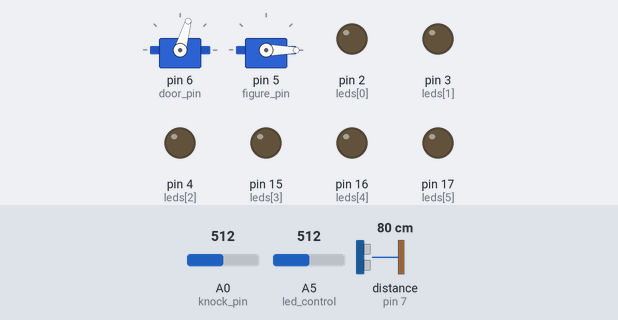
A sketch run on a simulated Arduino Uno, built with avr-gcc and run on an emulated ATmega328P. On the bench: 2 × servo, output pins drawn as LEDs (lit = HIGH). The test bench sets the inputs (shaded band); at power-on: A5 (led_control) = 512, distance to the obstacle (sensor on pin 7) 80 cm, A0 (knock_pin) = 512. The echo pulse lasts 58.3 µs per cm; storage starts empty; random numbers use the default seed unless the sketch sets one; the audio player accepts every command and is not drawn; pins used as bus, display or sensor lines are not drawn.

Above: at 15.66 s.
15.7 s: A5 (led_control) set to 900
At 16.42 s:
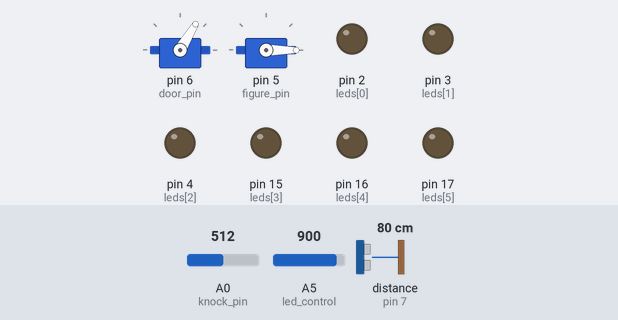
At 19.45 s:
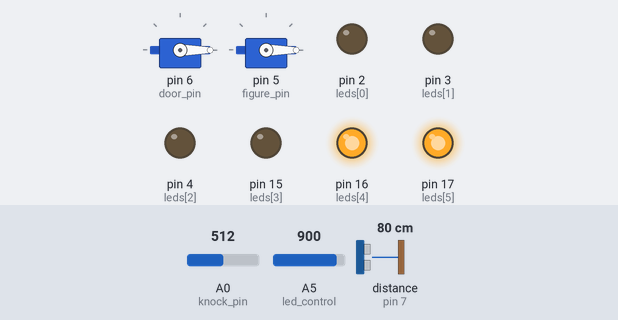
22.9 s: distance to the obstacle (sensor on pin 7) set to 54 cm
30.1 s: distance to the obstacle (sensor on pin 7) set to 45 cm
37.3 s: A5 (led_control) set to 1023
At 38.93 s:
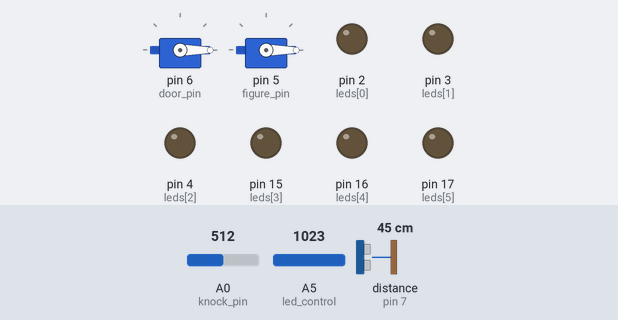
44.5 s: distance to the obstacle (sensor on pin 7) set to 60 cm
Timing chart, 0 to 52.7 s (numbered marks = the images above; inputs shaded):
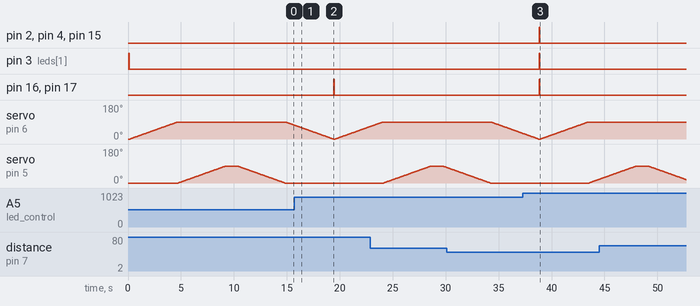

The sketch:

controller.ino
```cpp
#include <SD.h>
#include <TMRpcm.h>
#include <SPI.h>
#include <Servo.h>

TMRpcm music; // Initializing the object.
const int knock_threshold = 100; // The threshold for knock detection; can't be experimentally determined without having an access to the Arduino.
const float distance_threshold = 50.0f; // Distance threshold for the ultrasonic sensor: when has the user left? Currently set at 50 cm.

const int knock_pin = A0;
const int sd_pin = 10;
const int speaker_pin = 9;
const int trig_pin = 8;
const int echo_pin = 7; // For the ultrasonic sensor
const int door_pin = 6;
const int figure_pin = 5;
const int leds[6] = {2, 3, 4, 15, 16, 17}; // Analog pins are used for three LEDs.

Servo door;
Servo figure;

int volume = 3;

enum States{IDLE, OPEN, WAIT, CLOSE, DONT_CARE};
States state = IDLE;

bool check_distance() { // Measures the time taken to receive the ultrasonic sensor's pulse and calculates the distance; returns true if the distance exceeds the threshold.
  long duration, cm;

  pinMode(trig_pin, OUTPUT);
  digitalWrite(trig_pin, LOW);
  delayMicroseconds(2);
  digitalWrite(trig_pin, HIGH);
  delayMicroseconds(5);
  digitalWrite(trig_pin, LOW);

  pinMode(echo_pin, INPUT);
  duration = pulseIn(echo_pin, HIGH);

  cm = duration / 29 / 2;

  if (cm > distance_threshold) {
    return true;
  }

  return false;
}

void setup()
{
  Serial.begin(9600);
  music.speakerPin = speaker_pin;

  if (!SD.begin(sd_pin)) {  // Checking if the card is present and can be initialized; exit if not.
    Serial.println("Couldn't initialize the SD card.");
    return;
  }

  door.attach(door_pin);
  figure.attach(figure_pin);

  door.write(0);
  figure.write(0);

  for (int i = 0; i <= 5; i++) {
	  pinMode(leds[i], OUTPUT); // Initializing all the 6 LEDs.
  }

  music.setVolume(volume);
  music.play("1.wav"); // Start playing the song.
  music.loop(1);
}

void loop() {
  switch(state) {
    case IDLE: {
      led_control(false); // Flash the LEDs.
      door.write(0);
      figure.write(0); // Ensuring the door remains closed and the figure inside when IDLE.

      if(analogRead(knock_pin) >= knock_threshold) { // Oooh, someone's at the door!
        state = OPEN;
      }

      break;
    }

    case OPEN: {
      music.stopPlayback(); // Stops the current track.
      led_control(true); // Reset the LEDs.

      servo_control(true);
      music.play("2.wav"); // Let the figure "speak" after it has been revealed.
      music.loop(0);

      state = WAIT;
      break;
    }

    case WAIT: {
      if (check_distance()) { // If the user has left, switch to state CLOSE.
        state = CLOSE;
        delay(1000);
      }

      break;
    }

    case CLOSE: {
      servo_control(false);
      state = IDLE;

      if (volume == 7) {
	state = DONT_CARE;
      } else {
      	volume += 2; // Increase the volume by 2 each iteration; when the maximum (7) has been reached, stop.
	music.setVolume(volume);
      	music.play("1.wav");
        music.loop(1);
      }

	break;
    }

    case DONT_CARE: {
    	break; // Do nothing!
    }
  }
}
```

leds.ino
```cpp
void led_control(bool reset) {
  randomSeed(analogRead(A5)); // Seeding the random generator from an unused pin.
  int led_state = 0;

  for(int i = 0; i <= 5; i++) {
    if (reset) {
      digitalWrite(leds[i], LOW); // If a reset was requested, turn off all the LEDs.
    } else {
      led_state = random(0, 2); // Initialize a random binary value (0 or 1) for each LED.

      switch(led_state) {
        case 0: {
          digitalWrite(leds[i], LOW);
          break;
        }

        case 1: {
          digitalWrite(leds[i], HIGH);
          break;
        }
      }
    }
  }

  delay(50);
}
```

servos.ino
```cpp
void servo_control(bool open) {
  if(open) {
    for(int angle = 0; angle <= 90; angle += 1) { // Open the door!
      door.write(angle);
      delay(50);
    }

    for(int angle = 0; angle <= 90; angle += 1) { // Reveal the figure!
      figure.write(angle);
      delay(50);
    }

  } else {
    for(int angle = 90; angle >= 0; angle -= 1) { // Hide the figure.
      figure.write(angle);
      delay(50);
    }

    for(int angle = 90; angle >= 0; angle -= 1) { // Close the door.
      door.write(angle);
      delay(50);
    }
  }
}
```

Measured:
- after the input at 15.7 s, pin 16 (leds[4]), pin 17 (leds[5]): LOW → HIGH after 3.7 s, → LOW 0.05 s later
- after the input at 37.3 s, pin 2 (leds[0]), pin 3 (leds[1]), pin 4 (leds[2]), pin 15 (leds[3]): LOW → HIGH after 1.5 s, → LOW 0.05 s later
- by itself, servo on pin 6 (door_pin): rises from 0° to 90° in 4.5 s, then falls to 74° in 11.0 s
- by itself, servo on pin 5 (figure_pin): rises from 0° to 90° in 4.5 s, then falls to 0° in 5.6 s
